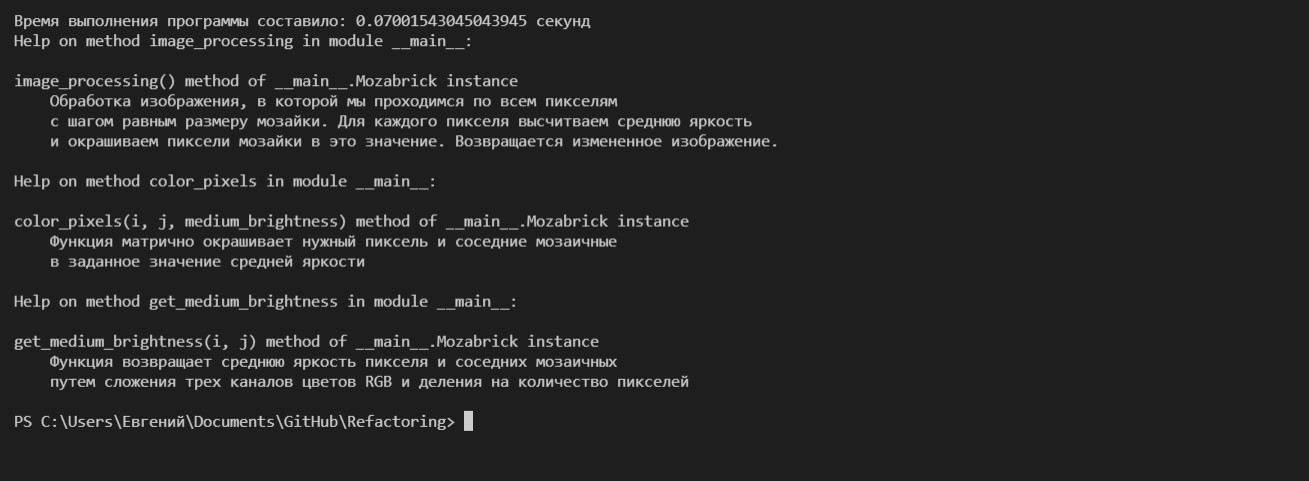
#> input picture doctest.jpg, 1309 x 481 px
$ python filter.py
#> lines starting #> are read from the running program, lines starting #| are printed output that depends on the picture
from PIL import Image
import numpy as np
import time;

class Mozabrick:
    def __init__(self, pixels, size, count_gray):
        """Инициализация всех переменных
        pixels - все пиксели картинки в трех-мерном массиве(таблица пикселей и их RGB)
        height - кол-во пикселей по высоте
        width - кол-во пикселей по ширине
        size - размер мозайки
        count_gray - количество степеней серого цвета
        """
        self.pixels = pixels;
        self.height = len(pixels);
        self.width = len(pixels[1]);
        self.size = size;
        self.count_gray = count_gray;
    def image_processing(self):
        """Обработка изображения, в которой мы проходимся по всем пикселям
        с шагом равным размеру мозайки. Для каждого пикселя высчитваем среднюю яркость
        и окрашиваем пиксели мозайки в это значение. Возвращается измененное изображение.
        """
        for i in range(0, self.height, self.size):
            for j in range(0, self.width, self.size):
                medium_brightness = self.get_medium_brightness(i, j);
                self.color_pixels(i, j, medium_brightness);
        return Image.fromarray(self.pixels);
    def color_pixels(self, i, j, medium_brightness):
        """Функция матрично окрашивает нужный пиксель и соседние мозаичные
        в заданное значение средней яркости"""
        self.pixels[i : i + self.size, j : j + self.size] = medium_brightness // self.count_gray * self.count_gray // 3;
    def get_medium_brightness(self, i, j):
        """Функция возвращает среднюю яркость пикселя и соседних мозаичных
        путем сложения трех каналов цветов RGB и деления на количество пикселей"""
        sumRgb = self.pixels[i : i + self.size, j : j + self.size].sum();
        return int(sumRgb // (self.size ** 2));

startTime = time.time();
inputImg = Image.open(input("Введите полный путь обрабатываемого изображения: "));
#> the answer given: doctest.jpg
#> inputImg is the input picture: PIL image 1309x481 RGB; min 13, max 214, mean 37.5
outputNameImg = input("Введите имя нового изображения: ");
#> the answer given: out.png
size = int(input('Введите размер мозайки: '));
#> the answer given: 100
count_gray = int(input('Введите количество степеней серого: '));
#> the answer given: 3
pixels = np.array(inputImg);
result = Mozabrick(pixels, size, count_gray).image_processing();
#> in __init__, `self.height = len(pixels);`: self.height = 481
#> in __init__, `self.width = len(pixels[1]);`: self.width = 1309
#> the loop in image_processing, `for i in range(0, self.height, self.size):` made 5 passes
#> in image_processing, `return Image.fromarray(self.pixels);`:
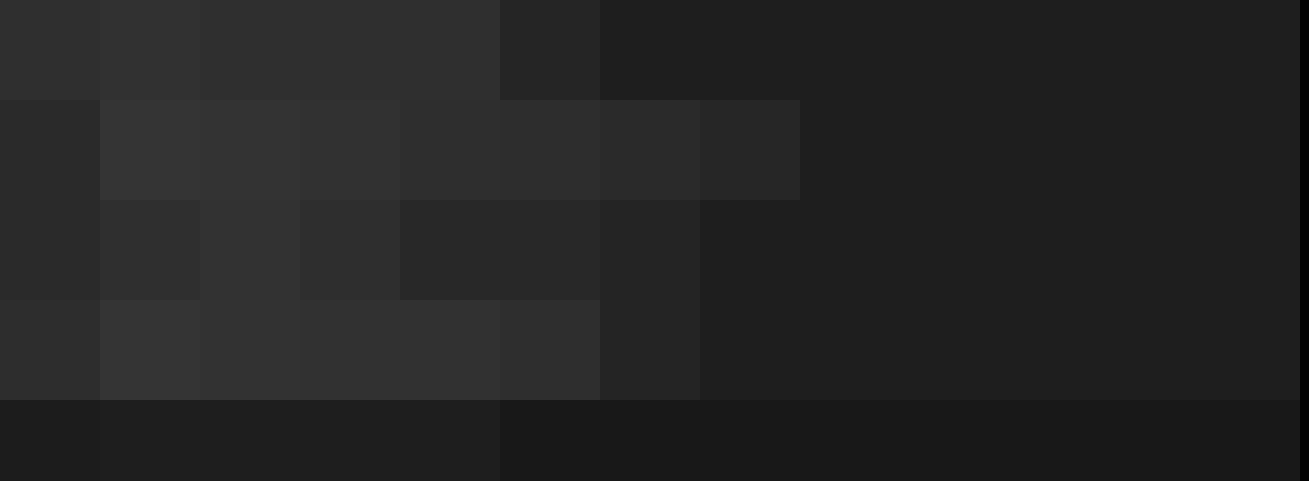
#> returned value: PIL image 1309x481 RGB; min 2, max 52, mean 35.9
result.save(outputNameImg);
endTime = time.time();
print();
print(f'Время выполнения программы составило: {endTime - startTime} секунд');

$ run again, on old_filter.jpg
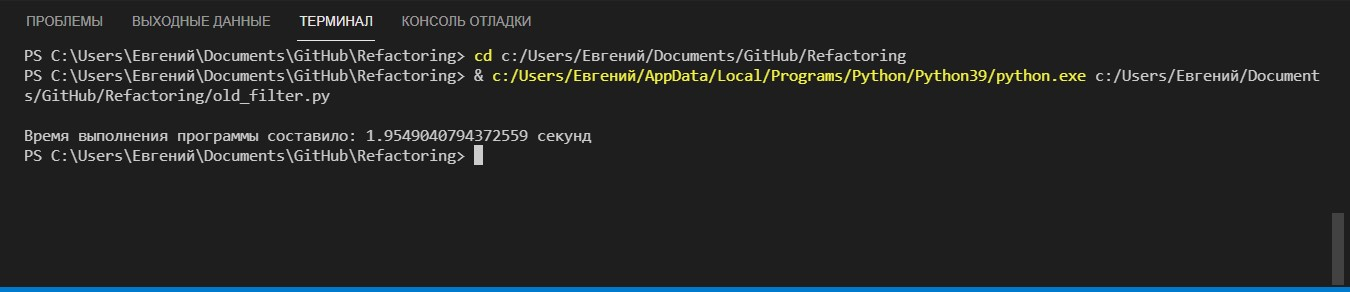
#> input picture old_filter.jpg, 1350 x 292 px
#> inputImg is the input picture: PIL image 1350x292 RGB; mean R, G, B 35.9, 38, 38.4
#> self.height = 292
#> self.width = 1350
#> the loop in image_processing, `for i in range(0, self.height, self.size):` made 3 passes
#> in image_processing, `return Image.fromarray(self.pixels);`:
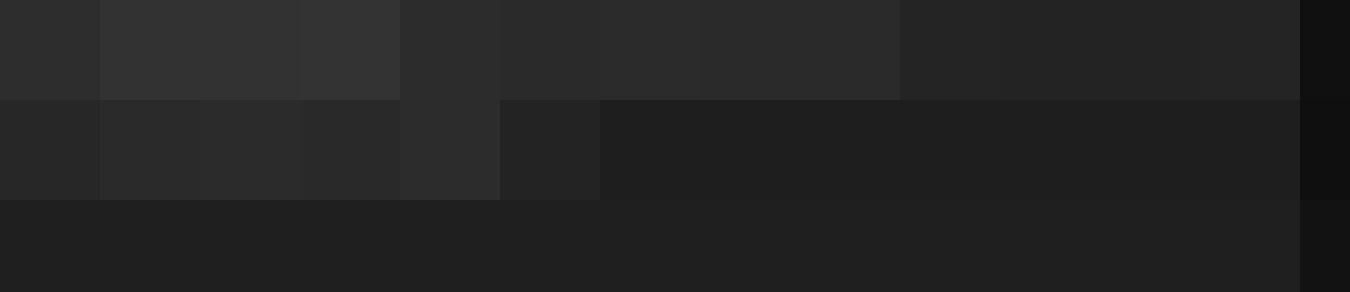
#> returned value: PIL image 1350x292 RGB; min 15, max 51, mean 35.5
